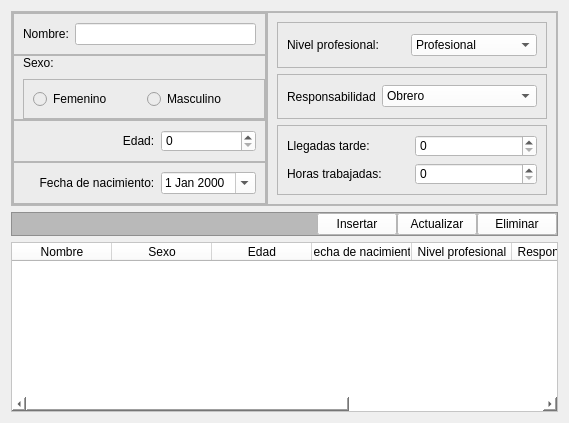
     <widget class="QWidget" name="tab_no_vinculados">
      <attribute name="title">
       <string>Gestion de no vincuados</string>
      </attribute>
      <layout class="QVBoxLayout" name="verticalLayout_11">
       <item>
        <widget class="QFrame" name="frame_4">
         <property name="frameShape">
          <enum>QFrame::StyledPanel</enum>
         </property>
         <property name="frameShadow">
          <enum>QFrame::Raised</enum>
         </property>
         <layout class="QHBoxLayout" name="horizontalLayout_12">
          <property name="spacing">
           <number>0</number>
          </property>
          <property name="leftMargin">
           <number>0</number>
          </property>
          <property name="topMargin">
           <number>0</number>
          </property>
          <property name="rightMargin">
           <number>0</number>
          </property>
          <property name="bottomMargin">
           <number>0</number>
          </property>
          <item>
           <widget class="QFrame" name="frame_6">
            <property name="sizePolicy">
             <sizepolicy hsizetype="Preferred" vsizetype="Preferred">
              <horstretch>0</horstretch>
              <verstretch>0</verstretch>
             </sizepolicy>
            </property>
            <property name="maximumSize">
             <size>
              <width>278</width>
              <height>286</height>
             </size>
            </property>
            <property name="styleSheet">
             <string notr="true">background-color: rgb(236, 236, 236);</string>
            </property>
            <property name="frameShape">
             <enum>QFrame::StyledPanel</enum>
            </property>
            <property name="frameShadow">
             <enum>QFrame::Raised</enum>
            </property>
            <layout class="QVBoxLayout" name="verticalLayout_7">
             <property name="spacing">
              <number>0</number>
             </property>
             <property name="leftMargin">
              <number>0</number>
             </property>
             <property name="topMargin">
              <number>0</number>
             </property>
             <property name="rightMargin">
              <number>0</number>
             </property>
             <property name="bottomMargin">
              <number>0</number>
             </property>
             <item>
              <widget class="QFrame" name="frame_nombre_2">
               <property name="frameShape">
                <enum>QFrame::StyledPanel</enum>
               </property>
               <property name="frameShadow">
                <enum>QFrame::Raised</enum>
               </property>
               <layout class="QHBoxLayout" name="horizontalLayout_13">
                <item>
                 <widget class="QLabel" name="label_nombre_2">
                  <property name="text">
                   <string>Nombre:</string>
                  </property>
                 </widget>
                </item>
                <item>
                 <widget class="QLineEdit" name="lineEdit_nombre_n_vin">
                  <property name="enabled">
                   <bool>true</bool>
                  </property>
                  <property name="styleSheet">
                   <string notr="true">background-color: rgb(255, 255, 255);</string>
                  </property>
                 </widget>
                </item>
               </layout>
              </widget>
             </item>
             <item>
              <widget class="QFrame" name="frame_sexo_2">
               <property name="frameShape">
                <enum>QFrame::StyledPanel</enum>
               </property>
               <property name="frameShadow">
                <enum>QFrame::Raised</enum>
               </property>
               <layout class="QVBoxLayout" name="verticalLayout_8">
                <property name="spacing">
                 <number>9</number>
                </property>
                <property name="leftMargin">
                 <number>9</number>
                </property>
                <property name="topMargin">
                 <number>0</number>
                </property>
                <property name="rightMargin">
                 <number>0</number>
                </property>
                <property name="bottomMargin">
                 <number>0</number>
                </property>
                <item>
                 <widget class="QLabel" name="label_sexo_2">
                  <property name="text">
                   <string>Sexo:</string>
                  </property>
                 </widget>
                </item>
                <item>
                 <widget class="QFrame" name="frame_10">
                  <property name="frameShape">
                   <enum>QFrame::StyledPanel</enum>
                  </property>
                  <property name="frameShadow">
                   <enum>QFrame::Raised</enum>
                  </property>
                  <layout class="QHBoxLayout" name="horizontalLayout_14">
                   <item>
                    <widget class="QRadioButton" name="radioButton_Femenino_2">
                     <property name="text">
                      <string>Femenino</string>
                     </property>
                    </widget>
                   </item>
                   <item>
                    <widget class="QRadioButton" name="radioButton_masculino_2">
                     <property name="text">
                      <string>Masculino</string>
                     </property>
                    </widget>
                   </item>
                  </layout>
                 </widget>
                </item>
               </layout>
              </widget>
             </item>
             <item>
              <widget class="QFrame" name="frame_edad_2">
               <property name="frameShape">
                <enum>QFrame::StyledPanel</enum>
               </property>
               <property name="frameShadow">
                <enum>QFrame::Raised</enum>
               </property>
               <layout class="QHBoxLayout" name="horizontalLayout_15">
                <item>
                 <widget class="QLabel" name="label_edad_2">
                  <property name="layoutDirection">
                   <enum>Qt::LeftToRight</enum>
                  </property>
                  <property name="text">
                   <string>                              Edad:</string>
                  </property>
                 </widget>
                </item>
                <item>
                 <widget class="QSpinBox" name="spinBox_edad_2">
                  <property name="styleSheet">
                   <string notr="true">background-color: rgb(255, 255, 255);</string>
                  </property>
                 </widget>
                </item>
               </layout>
              </widget>
             </item>
             <item>
              <widget class="QFrame" name="frame_fecha_naci_2">
               <property name="frameShape">
                <enum>QFrame::StyledPanel</enum>
               </property>
               <property name="frameShadow">
                <enum>QFrame::Raised</enum>
               </property>
               <layout class="QHBoxLayout" name="horizontalLayout_16">
                <item>
                 <widget class="QLabel" name="label_fecha_naci_2">
                  <property name="text">
                   <string>     Fecha de nacimiento:</string>
                  </property>
                 </widget>
                </item>
                <item>
                 <widget class="QDateEdit" name="dateEdit_fecha_naci_2">
                  <property name="styleSheet">
                   <string notr="true">background-color: rgb(255, 255, 255);</string>
                  </property>
                  <property name="calendarPopup">
                   <bool>true</bool>
                  </property>
                 </widget>
                </item>
               </layout>
              </widget>
             </item>
            </layout>
           </widget>
          </item>
          <item>
           <widget class="QFrame" name="frame_7">
            <property name="styleSheet">
             <string notr="true">background-color: rgb(236, 236, 236);</string>
            </property>
            <property name="frameShape">
             <enum>QFrame::StyledPanel</enum>
            </property>
            <property name="frameShadow">
             <enum>QFrame::Raised</enum>
            </property>
            <layout class="QVBoxLayout" name="verticalLayout_9">
             <item>
              <widget class="QFrame" name="frame_nivel_pro_2">
               <property name="frameShape">
                <enum>QFrame::StyledPanel</enum>
               </property>
               <property name="frameShadow">
                <enum>QFrame::Raised</enum>
               </property>
               <layout class="QHBoxLayout" name="horizontalLayout_17">
                <item>
                 <widget class="QLabel" name="label_nivel_pro_2">
                  <property name="text">
                   <string>Nivel profesional:</string>
                  </property>
                 </widget>
                </item>
                <item>
                 <widget class="QComboBox" name="comboBox_niv_pro_2">
                  <property name="styleSheet">
                   <string notr="true">background-color: rgb(255, 255, 255);</string>
                  </property>
                  <item>
                   <property name="text">
                    <string>Profesional</string>
                   </property>
                  </item>
                  <item>
                   <property name="text">
                    <string>tecnico Medio</string>
                   </property>
                  </item>
                  <item>
                   <property name="text">
                    <string>Obrero Calificado</string>
                   </property>
                  </item>
                 </widget>
                </item>
               </layout>
              </widget>
             </item>
             <item>
              <widget class="QFrame" name="frame_rol_2">
               <property name="frameShape">
                <enum>QFrame::StyledPanel</enum>
               </property>
               <property name="frameShadow">
                <enum>QFrame::Raised</enum>
               </property>
               <layout class="QHBoxLayout" name="horizontalLayout_18">
                <item>
                 <widget class="QLabel" name="label_rol_2">
                  <property name="text">
                   <string>Responsabilidad</string>
                  </property>
                 </widget>
                </item>
                <item>
                 <widget class="QComboBox" name="comboBox_rol_2">
                  <property name="styleSheet">
                   <string notr="true">background-color: rgb(255, 255, 255);</string>
                  </property>
                  <item>
                   <property name="text">
                    <string>Obrero</string>
                   </property>
                  </item>
                  <item>
                   <property name="text">
                    <string>Jefe de Departamento</string>
                   </property>
                  </item>
                  <item>
                   <property name="text">
                    <string>Director de la Empresa</string>
                   </property>
                  </item>
                 </widget>
                </item>
               </layout>
              </widget>
             </item>
             <item>
              <widget class="QFrame" name="frame_planes_cumpls_2">
               <property name="frameShape">
                <enum>QFrame::StyledPanel</enum>
               </property>
               <property name="frameShadow">
                <enum>QFrame::Raised</enum>
               </property>
               <layout class="QVBoxLayout" name="verticalLayout_10">
                <item>
                 <layout class="QHBoxLayout" name="horizontalLayout_19">
                  <item>
                   <widget class="QLabel" name="label_plan_cump_2">
                    <property name="text">
                     <string>Llegadas tarde:</string>
                    </property>
                   </widget>
                  </item>
                  <item>
                   <widget class="QSpinBox" name="spinBox_plan_cump_2">
                    <property name="styleSheet">
                     <string notr="true">background-color: rgb(255, 255, 255);</string>
                    </property>
                   </widget>
                  </item>
                 </layout>
                </item>
                <item>
                 <layout class="QHBoxLayout" name="horizontalLayout_20">
                  <item>
                   <widget class="QLabel" name="label_plan_real_2">
                    <property name="text">
                     <string>Horas trabajadas:</string>
                    </property>
                   </widget>
                  </item>
                  <item>
                   <widget class="QSpinBox" name="spinBox_plan_real_2">
                    <property name="styleSheet">
                     <string notr="true">background-color: rgb(255, 255, 255);</string>
                    </property>
                   </widget>
                  </item>
                 </layout>
                </item>
               </layout>
              </widget>
             </item>
            </layout>
           </widget>
          </item>
         </layout>
        </widget>
       </item>
       <item>
        <widget class="QFrame" name="frame_11">
         <property name="sizePolicy">
          <sizepolicy hsizetype="Preferred" vsizetype="Minimum">
           <horstretch>0</horstretch>
           <verstretch>0</verstretch>
          </sizepolicy>
         </property>
         <property name="maximumSize">
          <size>
           <width>16777215</width>
           <height>30</height>
          </size>
         </property>
         <property name="styleSheet">
          <string notr="true">background-color: rgb(185, 185, 185);
</string>
         </property>
         <property name="frameShape">
          <enum>QFrame::StyledPanel</enum>
         </property>
         <property name="frameShadow">
          <enum>QFrame::Raised</enum>
         </property>
         <layout class="QHBoxLayout" name="horizontalLayout_21">
          <property name="spacing">
           <number>0</number>
          </property>
          <property name="leftMargin">
           <number>0</number>
          </property>
          <property name="topMargin">
           <number>0</number>
          </property>
          <property name="rightMargin">
           <number>0</number>
          </property>
          <property name="bottomMargin">
           <number>0</number>
          </property>
          <item>
           <spacer name="horizontalSpacer_3">
            <property name="orientation">
             <enum>Qt::Horizontal</enum>
            </property>
            <property name="sizeHint" stdset="0">
             <size>
              <width>40</width>
              <height>20</height>
             </size>
            </property>
           </spacer>
          </item>
          <item>
           <widget class="QPushButton" name="pushButton_insertar_n_vin">
            <property name="styleSheet">
             <string notr="true">background-color: rgb(255, 255, 255);</string>
            </property>
            <property name="text">
             <string>Insertar</string>
            </property>
           </widget>
          </item>
          <item>
           <widget class="QPushButton" name="pushButton_actualizar_n_vin">
            <property name="styleSheet">
             <string notr="true">background-color: rgb(255, 255, 255);</string>
            </property>
            <property name="text">
             <string>Actualizar</string>
            </property>
           </widget>
          </item>
          <item>
           <widget class="QPushButton" name="pushButton_eliminar_n_vin">
            <property name="styleSheet">
             <string notr="true">background-color: rgb(255, 255, 255);</string>
            </property>
            <property name="text">
             <string>Eliminar</string>
            </property>
           </widget>
          </item>
         </layout>
        </widget>
       </item>
       <item>
        <widget class="QTableWidget" name="tableWidget_no_vin">
         <property name="maximumSize">
          <size>
           <width>16777215</width>
           <height>170</height>
          </size>
         </property>
         <property name="styleSheet">
          <string notr="true">background-color: rgb(255, 255, 255);</string>
         </property>
         <column>
          <property name="text">
           <string>Nombre</string>
          </property>
         </column>
         <column>
          <property name="text">
           <string>Sexo</string>
          </property>
         </column>
         <column>
          <property name="text">
           <string>Edad</string>
          </property>
         </column>
         <column>
          <property name="text">
           <string>Fecha de nacimiento</string>
          </property>
         </column>
         <column>
          <property name="text">
           <string>Nivel profesional</string>
          </property>
         </column>
         <column>
          <property name="text">
           <string>Responsabilidad</string>
          </property>
         </column>
         <column>
          <property name="text">
           <string>Llegadas tarde</string>
          </property>
         </column>
         <column>
          <property name="text">
           <string>Horas trabajadas</string>
          </property>
         </column>
        </widget>
       </item>
      </layout>
     </widget>
